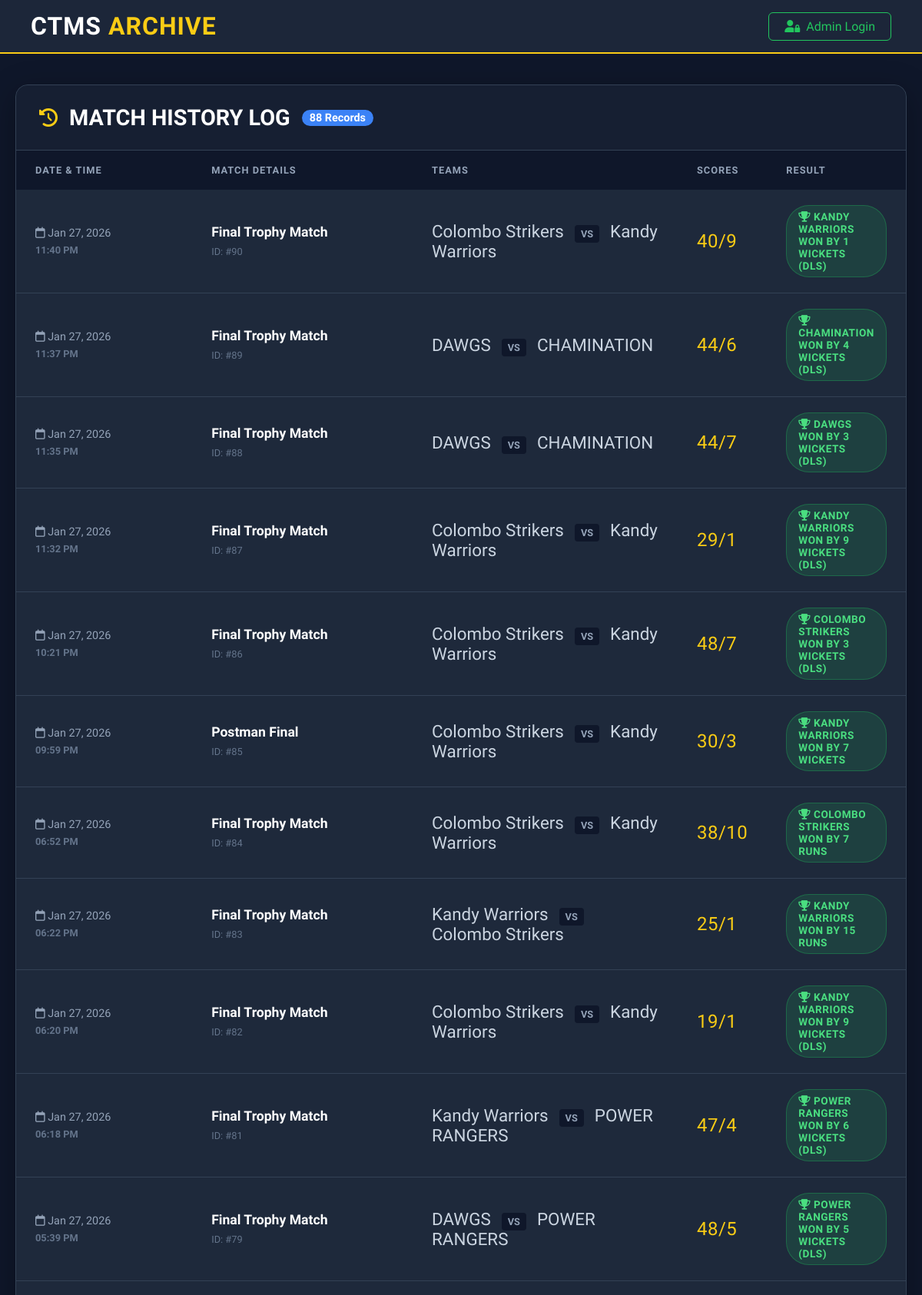
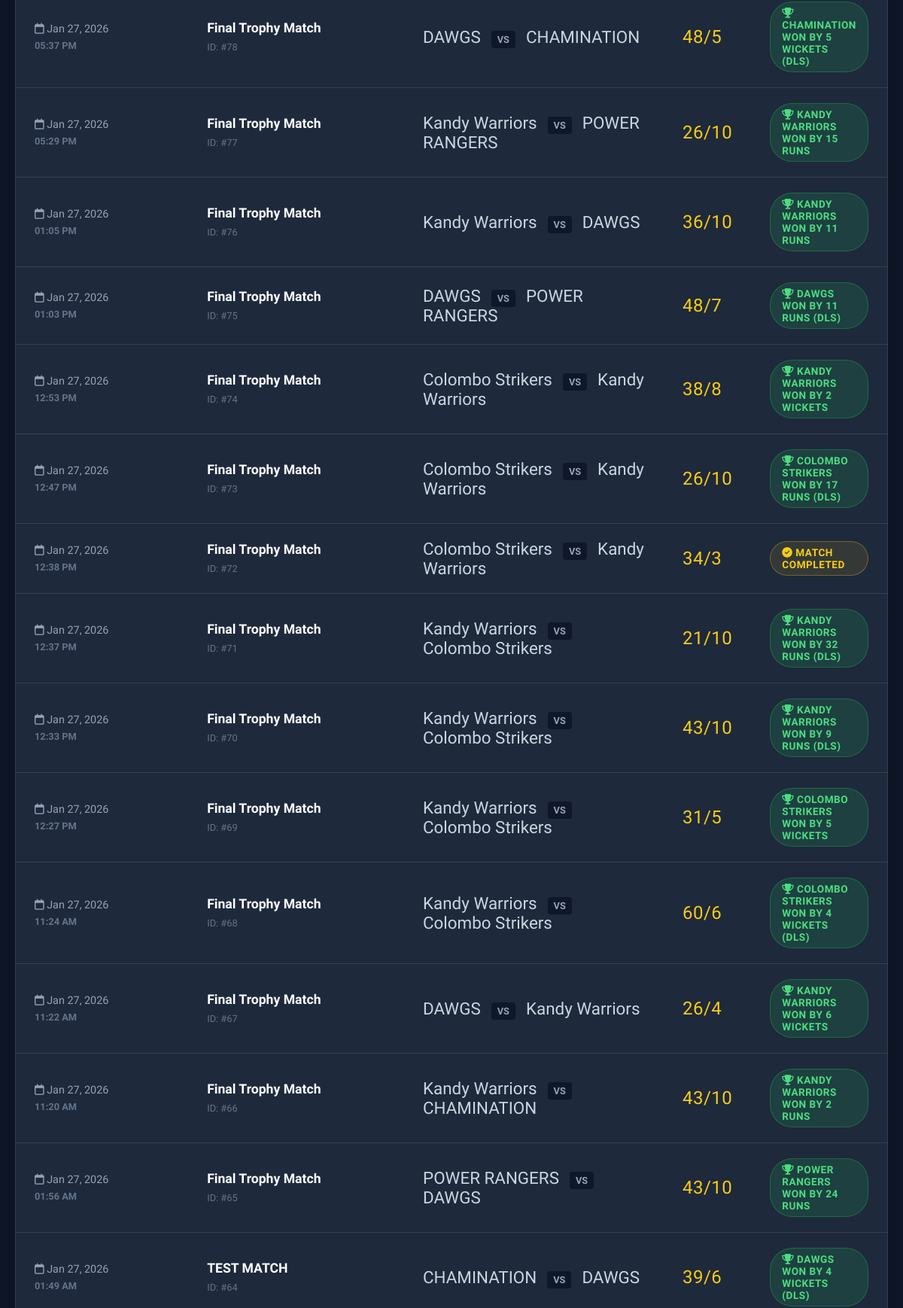
The page /history.php (upper part) on the database its author committed (2 pictures, top to bottom).
### tables this page shows
CREATE TABLE IF NOT EXISTS `match_history` (
  `id` int NOT NULL AUTO_INCREMENT,
  `match_name` varchar(100) DEFAULT NULL,
  `team_a` varchar(50) DEFAULT NULL,
  `team_b` varchar(50) DEFAULT NULL,
  `scores` varchar(50) DEFAULT NULL,
  `result_desc` varchar(200) DEFAULT NULL,
  `played_date` datetime DEFAULT CURRENT_TIMESTAMP,
  PRIMARY KEY (`id`)
);

### history.php (the view, shortened to what this page needs)
<?php
include 'api/db_connect.php';
$is_admin = isset($_SESSION['user_logged_in']) && $_SESSION['user_logged_in'] === true;
?>
<!DOCTYPE html>
<html lang="en">
<head>
    <link rel="stylesheet" href="https://cdnjs.cloudflare.com/ajax/libs/font-awesome/6.4.0/css/all.min.css">
</head>
<body>
    <nav class="history-navbar">
        <div class="brand-logo">CTMS <span>ARCHIVE</span></div>
        <?php if($is_admin): ?>
            <a href="admin.php" class="btn-back"><i class="fa-solid fa-arrow-left"></i> Back to Console</a>
        <?php else: ?>
            <a href="login.php" class="btn-back" style="border-color:var(--accent-green); color:var(--accent-green);">
                <i class="fa-solid fa-user-lock"></i> Admin Login
            </a>
        <?php endif; ?>
    </nav>
    <div class="container">
        <div class="history-card">
            <div class="card-header">
                <i class="fa-solid fa-clock-rotate-left" style="font-size:1.5rem; color:var(--accent-gold);"></i>
                <h2 class="header-title">Match History Log</h2>
                <?php
                $count_res = $conn->query("SELECT COUNT(*) as c FROM match_history");
                $count = $count_res ? $count_res->fetch_assoc()['c'] : 0;
                ?>
                <span class="count-badge"><?php echo $count; ?> Records</span>
            </div>
            <table>
                <thead>
                    <tr>
                        <th width="20%">Date & Time</th>
                        <th width="25%">Match Details</th>
                        <th width="30%">Teams</th>
                        <th width="10%">Scores</th>
                        <th width="<?php echo $is_admin ? '10%' : '15%'; ?>">Result</th>
                    </tr>
                </thead>
                <tbody>
                    <?php
                    $res = $conn->query("SELECT * FROM match_history ORDER BY id DESC");
                    if ($res && $res->num_rows > 0) {
                        while ($row = $res->fetch_assoc()) {
                            $res_text = $row['result_desc'];
                            $badge_class = "badge-draw";
                            $icon = "fa-circle-check";
                            if (stripos($res_text, 'WON') !== false) {
                                $badge_class = "badge-win";
                                $icon = "fa-trophy";
                            } elseif (stripos($res_text, 'Abandoned') !== false || stripos($res_text, 'No Result') !== false) {
                                $badge_class = "badge-abandon";
                                $icon = "fa-ban";
                            }
                            $phpdate = strtotime($row['played_date']);
                            $date_str = date("M d, Y", $phpdate);
                            $time_str = date("h:i A", $phpdate);
                            echo "<tr>
                                <td>
                                    <span class='date-text'><i class='fa-regular fa-calendar'></i> $date_str</span>
                                    <span class='time-text'>$time_str</span>
                                </td>
                                <td>
                                    <span class='match-title'>{$row['match_name']}</span>
                                    <span style='font-size:0.8rem; color:#64748b;'>ID: #{$row['id']}</span>
                                </td>
                                <td>
                                    <span class='team-name'>{$row['team_a']}</span>
                                    <span class='vs-tag'>VS</span>
                                    <span class='team-name'>{$row['team_b']}</span>
                                </td>
                                <td>
                                    <span class='score-display'>{$row['scores']}</span>
                                </td>
                                <td>
                                    <span class='badge {$badge_class}'>
                                        <i class='fa-solid {$icon}'></i> {$res_text}
                                    </span>
                                </td>";
                            echo "</tr>";
                        }
                    }
                    ?>
                </tbody>
            </table>
        </div>
    </div>
</body>
</html>

### history.php (style rules this page uses)
:root { --bg-dark: #0f172a; --bg-panel: #1e293b; --text-main: #f8fafc; --text-dim: #94a3b8; --accent-gold: #facc15; --accent-blue: #3b82f6; --accent-green: #22c55e; --accent-red: #ef4444; --border: #334155; }
* { box-sizing: border-box; }
body { background-color: var(--bg-dark); color: var(--text-main); font-family: 'Heebo', sans-serif; margin: 0; padding-bottom: 50px; }
.history-navbar { background: rgba(30, 41, 59, 0.9); backdrop-filter: blur(10px); border-bottom: 2px solid var(--accent-gold); padding: 15px 40px; display: flex; justify-content: space-between; align-items: center; position: sticky; top: 0; z-index: 100; }
.brand-logo { font-family: 'Teko', sans-serif; font-size: 2rem; font-weight: 700; color: white; letter-spacing: 1px; }
.brand-logo span { color: var(--accent-gold); }
.btn-back { background: transparent; border: 1px solid var(--border); color: var(--text-dim); padding: 8px 20px; border-radius: 6px; text-decoration: none; font-weight: 500; transition: 0.3s; display: flex; align-items: center; gap: 8px; }
.container { max-width: 1200px; margin: 40px auto; padding: 0 20px; }
.history-card { background: var(--bg-panel); border: 1px solid var(--border); border-radius: 16px; overflow: hidden; box-shadow: 0 10px 40px rgba(0,0,0,0.3); }
.card-header { padding: 25px 30px; background: rgba(15, 23, 42, 0.5); border-bottom: 1px solid var(--border); display: flex; align-items: center; gap: 15px; }
.header-title { font-family: 'Teko', sans-serif; font-size: 1.8rem; color: white; margin: 0; text-transform: uppercase; }
.count-badge { background: var(--accent-blue); color: white; padding: 2px 10px; border-radius: 12px; font-size: 0.9rem; font-weight: bold; }
table { width: 100%; border-collapse: collapse; }
th { background: #0f172a; color: var(--text-dim); text-align: left; padding: 18px 25px; text-transform: uppercase; font-size: 0.8rem; letter-spacing: 1px; font-weight: 600; }
td { padding: 20px 25px; border-bottom: 1px solid var(--border); color: var(--text-main); vertical-align: middle; }
.date-text { color: var(--text-dim); font-size: 0.9rem; display: block; margin-bottom: 3px; }
.time-text { color: #64748b; font-size: 0.8rem; font-weight: bold; }
.match-title { font-weight: 700; font-size: 1.1rem; color: white; display: block; margin-bottom: 5px; }
.team-name { font-family: 'Teko', sans-serif; font-size: 1.4rem; color: #cbd5e1; }
.vs-tag { color: var(--text-dim); font-size: 0.8rem; font-weight: bold; margin: 0 10px; background: #0f172a; padding: 4px 8px; border-radius: 4px; }
.score-display { font-family: 'Teko', sans-serif; font-size: 1.5rem; color: var(--accent-gold); letter-spacing: 0.5px; }
.badge { display: inline-block; padding: 6px 15px; border-radius: 30px; font-size: 0.85rem; font-weight: 700; text-transform: uppercase; letter-spacing: 0.5px; }
.badge-win { background: rgba(34, 197, 94, 0.15); color: #4ade80; border: 1px solid rgba(34, 197, 94, 0.3); }
.badge-draw { background: rgba(250, 204, 21, 0.1); color: #facc15; border: 1px solid rgba(250, 204, 21, 0.3); }

### rows shown on the page
match_history: played_date "Jan 27, 2026", played_date "11:40 PM", match_name "Final Trophy Match", id "90", team_a "Colombo Strikers", team_b "Kandy Warriors", scores "40/9", result_desc "KANDY WARRIORS WON BY 1 WICKETS (DLS)"
match_history: played_date "Jan 27, 2026", played_date "11:37 PM", match_name "Final Trophy Match", id "89", team_a "DAWGS", team_b "CHAMINATION", scores "44/6", result_desc "CHAMINATION WON BY 4 WICKETS (DLS)"
match_history: played_date "Jan 27, 2026", played_date "11:35 PM", match_name "Final Trophy Match", id "88", team_a "DAWGS", team_b "CHAMINATION", scores "44/7", result_desc "DAWGS WON BY 3 WICKETS (DLS)"
match_history: played_date "Jan 27, 2026", played_date "11:32 PM", match_name "Final Trophy Match", id "87", team_a "Colombo Strikers", team_b "Kandy Warriors", scores "29/1", result_desc "KANDY WARRIORS WON BY 9 WICKETS (DLS)"
match_history: played_date "Jan 27, 2026", played_date "10:21 PM", match_name "Final Trophy Match", id "86", team_a "Colombo Strikers", team_b "Kandy Warriors", scores "48/7", result_desc "COLOMBO STRIKERS WON BY 3 WICKETS (DLS)"
match_history: played_date "Jan 27, 2026", played_date "09:59 PM", match_name "Postman Final", id "85", team_a "Colombo Strikers", team_b "Kandy Warriors", scores "30/3", result_desc "KANDY WARRIORS WON BY 7 WICKETS"
match_history: played_date "Jan 27, 2026", played_date "06:52 PM", match_name "Final Trophy Match", id "84", team_a "Colombo Strikers", team_b "Kandy Warriors", scores "38/10", result_desc "COLOMBO STRIKERS WON BY 7 RUNS"
match_history: played_date "Jan 27, 2026", played_date "06:22 PM", match_name "Final Trophy Match", id "83", team_a "Kandy Warriors", team_b "Colombo Strikers", scores "25/1", result_desc "KANDY WARRIORS WON BY 15 RUNS"
match_history: played_date "Jan 27, 2026", played_date "06:20 PM", match_name "Final Trophy Match", id "82", team_a "Colombo Strikers", team_b "Kandy Warriors", scores "19/1", result_desc "KANDY WARRIORS WON BY 9 WICKETS (DLS)"
match_history: played_date "Jan 27, 2026", played_date "06:18 PM", match_name "Final Trophy Match", id "81", team_a "Kandy Warriors", team_b "POWER RANGERS", scores "47/4", result_desc "POWER RANGERS WON BY 6 WICKETS (DLS)"
match_history: played_date "Jan 27, 2026", played_date "05:39 PM", match_name "Final Trophy Match", id "79", team_a "DAWGS", team_b "POWER RANGERS", scores "48/5", result_desc "POWER RANGERS WON BY 5 WICKETS (DLS)"
match_history: played_date "Jan 27, 2026", played_date "05:37 PM", match_name "Final Trophy Match", id "78", team_a "DAWGS", team_b "CHAMINATION", scores "48/5", result_desc "CHAMINATION WON BY 5 WICKETS (DLS)"
match_history: played_date "Jan 27, 2026", played_date "05:29 PM", match_name "Final Trophy Match", id "77", team_a "Kandy Warriors", team_b "POWER RANGERS", scores "26/10", result_desc "KANDY WARRIORS WON BY 15 RUNS"
match_history: played_date "Jan 27, 2026", played_date "01:05 PM", match_name "Final Trophy Match", id "76", team_a "Kandy Warriors", team_b "DAWGS", scores "36/10", result_desc "KANDY WARRIORS WON BY 11 RUNS"
match_history: played_date "Jan 27, 2026", played_date "01:03 PM", match_name "Final Trophy Match", id "75", team_a "DAWGS", team_b "POWER RANGERS", scores "48/7", result_desc "DAWGS WON BY 11 RUNS (DLS)"
match_history: played_date "Jan 27, 2026", played_date "12:53 PM", match_name "Final Trophy Match", id "74", team_a "Colombo Strikers", team_b "Kandy Warriors", scores "38/8", result_desc "KANDY WARRIORS WON BY 2 WICKETS"
match_history: played_date "Jan 27, 2026", played_date "12:47 PM", match_name "Final Trophy Match", id "73", team_a "Colombo Strikers", team_b "Kandy Warriors", scores "26/10", result_desc "COLOMBO STRIKERS WON BY 17 RUNS (DLS)"
match_history: played_date "Jan 27, 2026", played_date "12:38 PM", match_name "Final Trophy Match", id "72", team_a "Colombo Strikers", team_b "Kandy Warriors", scores "34/3", result_desc "MATCH COMPLETED"
match_history: played_date "Jan 27, 2026", played_date "12:37 PM", match_name "Final Trophy Match", id "71", team_a "Kandy Warriors", team_b "Colombo Strikers", scores "21/10", result_desc "KANDY WARRIORS WON BY 32 RUNS (DLS)"
match_history: played_date "Jan 27, 2026", played_date "12:33 PM", match_name "Final Trophy Match", id "70", team_a "Kandy Warriors", team_b "Colombo Strikers", scores "43/10", result_desc "KANDY WARRIORS WON BY 9 RUNS (DLS)"
match_history: played_date "Jan 27, 2026", played_date "12:27 PM", match_name "Final Trophy Match", id "69", team_a "Kandy Warriors", team_b "Colombo Strikers", scores "31/5", result_desc "COLOMBO STRIKERS WON BY 5 WICKETS"
match_history: played_date "Jan 27, 2026", played_date "11:24 AM", match_name "Final Trophy Match", id "68", team_a "Kandy Warriors", team_b "Colombo Strikers", scores "60/6", result_desc "COLOMBO STRIKERS WON BY 4 WICKETS (DLS)"
match_history: played_date "Jan 27, 2026", played_date "11:22 AM", match_name "Final Trophy Match", id "67", team_a "DAWGS", team_b "Kandy Warriors", scores "26/4", result_desc "KANDY WARRIORS WON BY 6 WICKETS"
match_history: played_date "Jan 27, 2026", played_date "11:20 AM", match_name "Final Trophy Match", id "66", team_a "Kandy Warriors", team_b "CHAMINATION", scores "43/10", result_desc "KANDY WARRIORS WON BY 2 RUNS"
match_history: played_date "Jan 27, 2026", played_date "01:56 AM", match_name "Final Trophy Match", id "65", team_a "POWER RANGERS", team_b "DAWGS", scores "43/10", result_desc "POWER RANGERS WON BY 24 RUNS"
match_history: played_date "Jan 27, 2026", played_date "01:49 AM", match_name "TEST MATCH", id "64", team_a "CHAMINATION", team_b "DAWGS", scores "39/6", result_desc "DAWGS WON BY 4 WICKETS (DLS)"

### other values the page prints
$count "88"
